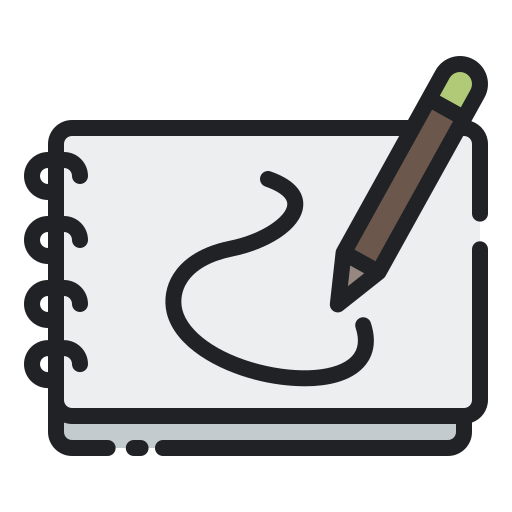
#> input picture drawing-book_5012416.png, 512 x 512 px
$ python step2.py drawing-book_5012416.png out.png
#> lines starting #> are read from the running program, lines starting #| are printed output that depends on the picture
# -*- coding: utf-8 -*-
from PIL import Image
import sys

def appliquer_filtre(image_path, output_path, couleur):
    # Ouvrir l'image
#> called with image_path = 'drawing-book_5012416.png', output_path = 'out.png', couleur = (209, 199, 184)
    img = Image.open(image_path)
#> img is the input picture: PIL image 512x512 RGBA; mean R, G, B, A 95.8, 96.5, 97.5, 148.9

    # Convertir l'image en RGB
    img = img.convert("RGB")
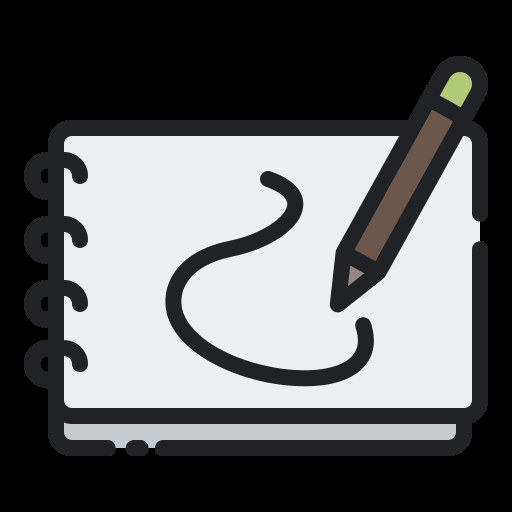
#> img: PIL image 512x512 RGB; mean R, G, B 95.8, 96.5, 97.5

    # Appliquer le filtre
    pixels = img.load()
    for i in range(img.size[0]):
        for j in range(img.size[1]):
            r, g, b = img.getpixel((i, j))
            # Appliquer le filtre couleur par normalisation
            r = int(r * couleur[0] / 255)
            g = int(g * couleur[1] / 255)
            b = int(b * couleur[2] / 255)
            pixels[i, j] = (r, g, b)

    # Enregistrer l'image filtrée
    img.save(output_path)
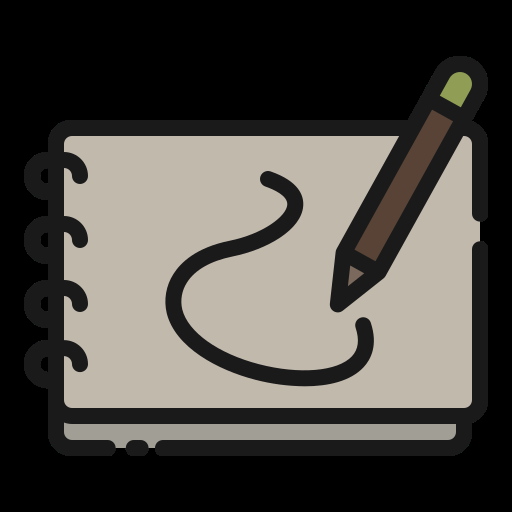
#> saved as out.png: PIL image 512x512 RGB; mean R, G, B 78.4, 74.9, 70.1

if __name__ == "__main__":
    # Arguments pour le chemin de l'image d'entrée et de sortie
    input_image_path = sys.argv[1]
    output_image_path = sys.argv[2]

    # Appliquer le filtre de couleur argile foncé (RGB : 209, 199, 184)
    appliquer_filtre(input_image_path, output_image_path, (209, 199, 184))
